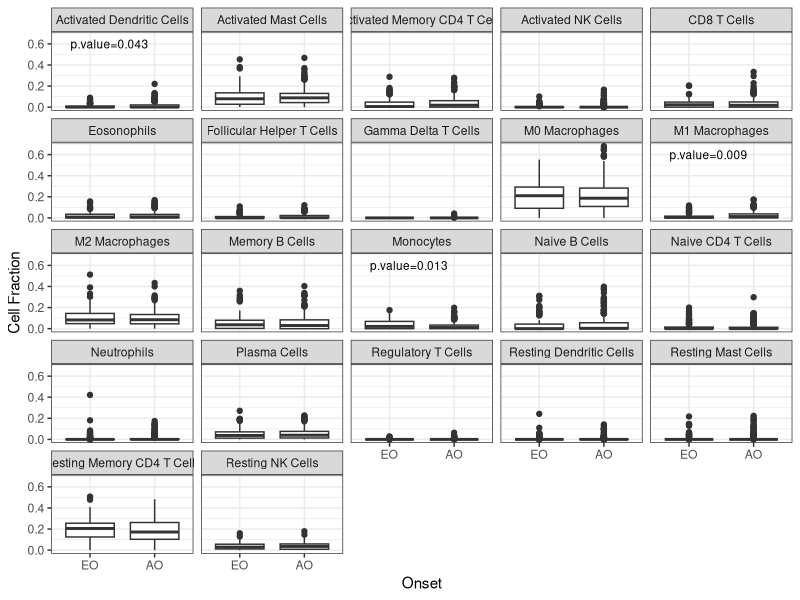
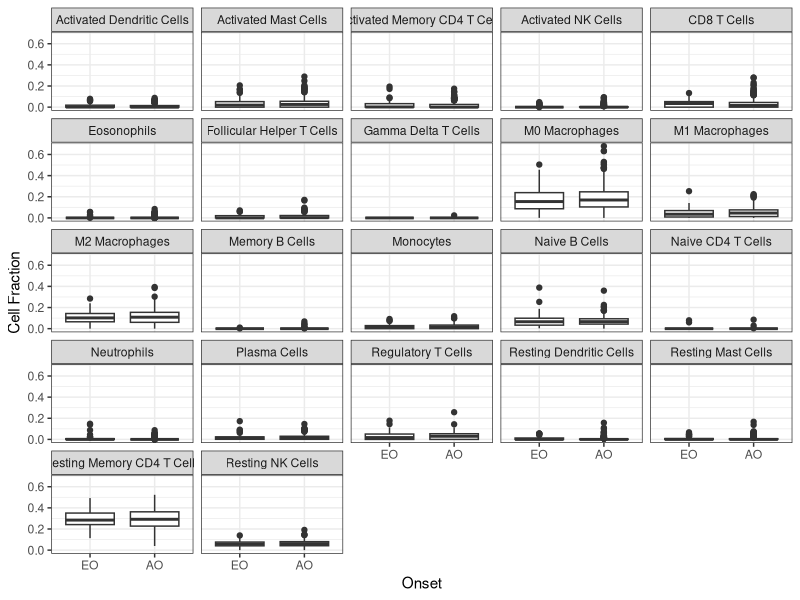
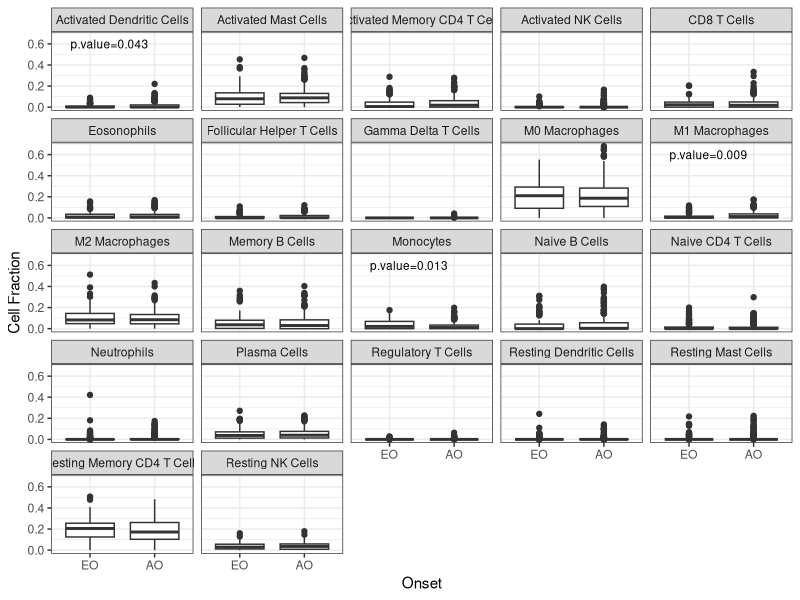
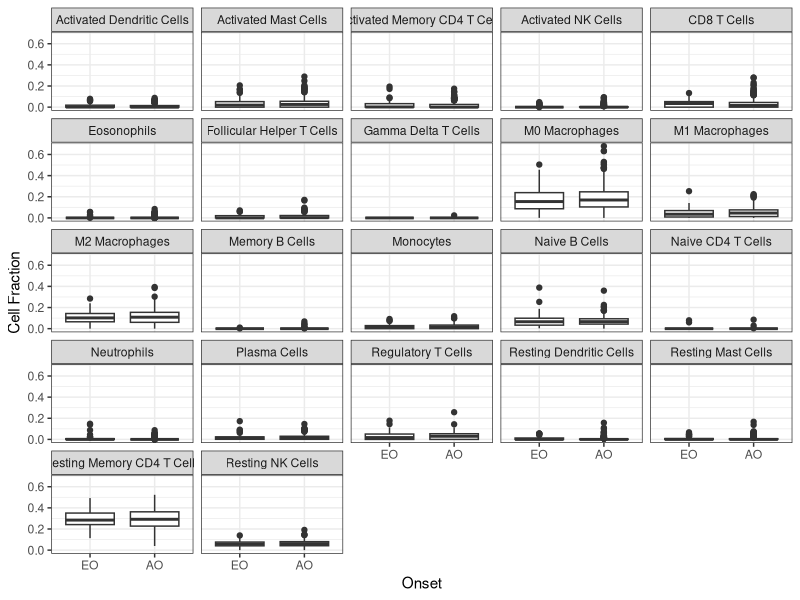

Here is the R script that generated these plots, in order:
## ---- chunk 1
knitr::opts_chunk$set(echo = TRUE)
library(tidyverse)
## ---- chunk 2
orien.immune <- read.csv("../tables/s_orien-immune-frac.csv")
tcga.immune <- read.csv("../tables/s_tcga-immune-frac.csv")

orien.clin <- read.csv("../data/clinical_ORIEN_curated.csv")
tcga.clin <- read.csv("../data/clinical_TCGA_curated.csv")
## ---- chunk 3
oldlabs <- c("B.cells.naive", "B.cells.memory", 
             "Plasma.cells", "T.cells.CD8", "T.cells.CD4.naive", 
             "T.cells.CD4.memory.resting", "T.cells.CD4.memory.activated", "T.cells.follicular.helper",
             "T.cells.gamma.delta", "T.cells.regulatory..Tregs.", "NK.cells.resting", 
             "NK.cells.activated", "Monocytes", "Macrophages.M0", 
             "Macrophages.M1", "Macrophages.M2", "Dendritic.cells.resting", 
             "Dendritic.cells.activated", "Mast.cells.resting", "Mast.cells.activated", 
             "Eosinophils", "Neutrophils", "TILs")

newlabs <- c("Naive B Cells", "Memory B Cells", 
             "Plasma Cells", "CD8 T Cells", "Naive CD4 T Cells", 
             "Resting Memory CD4 T Cells", "Activated Memory CD4 T Cells", "Follicular Helper T Cells",
             "Gamma Delta T Cells", "Regulatory T Cells", "Resting NK Cells", 
             "Activated NK Cells", "Monocytes", "M0 Macrophages",
             "M1 Macrophages", "M2 Macrophages", "Resting Dendritic Cells", 
             "Activated Dendritic Cells", "Resting Mast Cells", "Activated Mast Cells", 
             "Eosonophils", "Neutrophils", "TILs")

lab.df <- as.data.frame(cbind(ImmuneCell = oldlabs, newlabs))
## ---- chunk 4
orien.plot <- orien.clin %>%
  select(RNASeq, agestat) %>%
  rename("sample" = "RNASeq") %>%
  left_join(orien.immune) %>%
  pivot_longer(-c("sample", "agestat"), names_to = "ImmuneCell", values_to = "CellFrac") %>%
  left_join(lab.df)

tcga.plot <- tcga.clin %>%
  select(sample.expression, agestat) %>%
  # rename("sample" = "RNASeq") %>%
  left_join(tcga.immune) %>%
  pivot_longer(-c("sample.expression", "agestat"), names_to = "ImmuneCell", values_to = "CellFrac") %>%
  left_join(lab.df)

## ---- chunk 5
test.cell.agediff <- function(data, celltype){
  tmp <- data %>%
    filter(ImmuneCell == celltype)
  tres <- t.test(CellFrac ~ agestat, data = tmp)
  return(tres$p.value)
}

cells <- unique(orien.plot$ImmuneCell)

orien.tres <- unlist(lapply(cells, function(x) test.cell.agediff(orien.plot, x)))
orien.tres.df <-as.data.frame(cbind(ImmuneCell = cells,
                                    p.val = orien.tres,
                                    p.adj = p.adjust(orien.tres))) %>%
  left_join(lab.df)



tcga.tres <- unlist(lapply(cells, function(x) test.cell.agediff(tcga.plot, x)))
tcga.tres.df <- as.data.frame(cbind(ImmuneCell = cells,
                                    p.val = tcga.tres,
                                    p.adj = p.adjust(tcga.tres))) %>%
  left_join(lab.df)

## ---- chunk 6
orien.sig <- orien.tres.df %>%
  mutate(agestat = "EO",
         CellFrac = .6,
         p.adj = as.numeric(p.adj),
         plab = paste0("p.value=", round(p.adj,3))) %>%
  filter(p.adj < 0.05)

orien.plot %>%
  ggplot(aes(x = agestat, y = CellFrac)) +
  facet_wrap(vars(newlabs)) +
  geom_boxplot() +
  geom_text(data = orien.sig, aes(label = plab), size = 3, hjust = .25) +
  scale_x_discrete(breaks = c("EO", "LO"), labels = c("EO", "AO")) +
  labs(x = "Onset", y = "Cell Fraction") +
  theme_bw() 
ggsave("../figures/boxplot_ORIEN_immune-age.png", height = 10, width = 10)
## ---- chunk 7
tcga.plot %>%
  ggplot(aes(x = agestat, y = CellFrac)) +
  facet_wrap(vars(newlabs)) +
  geom_boxplot() +
  scale_x_discrete(breaks = c("EO", "LO"), labels = c("EO", "AO")) +
  labs(x = "Onset", y = "Cell Fraction") +
  theme_bw() 
ggsave("../figures/boxplot_TCGA_immune-age.png", height = 10, width = 10)
